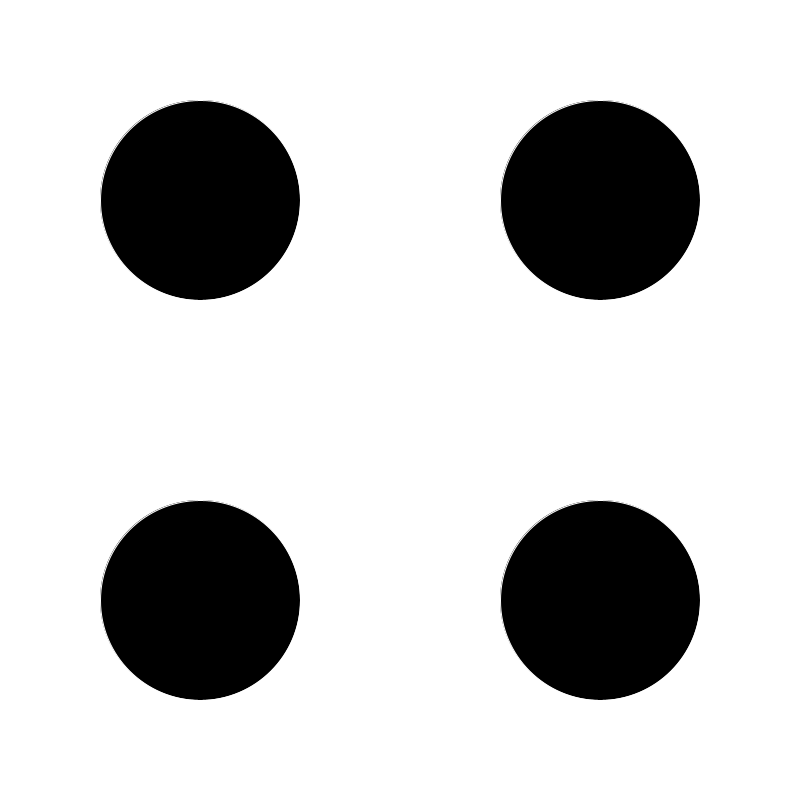
Frame 1 (no input)
Frame 60 (the mouse pressed at the canvas centre just before this capture): identical to frame 1, image omitted
Frame 120 (the mouse held since frame 60 and released just before this capture): identical to frame 1, image omitted

The Processing sketch that drew this single still picture (run headless with seeded random() and noise(); from frame 60 on, the mouse is pressed at the canvas centre):

// Processing sketch: practice_1
// ── practice_1.pde
float circleX = 200;
float circleY = 200;
float circleW = 200;
float circleH = 200;
float circleStroke = 255;
float circleFill = 0;
float backgroundColor = 255;
float change = 3;

void setup()
{
 size(800,800);
}

void draw()
{
 background(backgroundColor);
 stroke(circleStroke);
 fill(circleFill);
 ellipse(circleX, circleY, circleW, circleH);
 ellipse(circleX*change, circleY, circleW, circleH);
 ellipse(circleX, circleY*change, circleW, circleH);
 ellipse(circleX*change, circleY*change, circleW, circleH);
 
}
